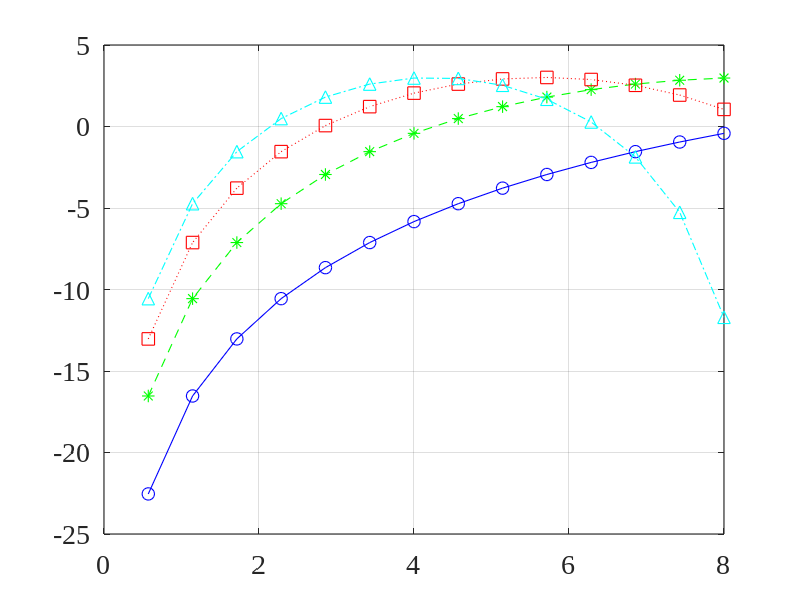
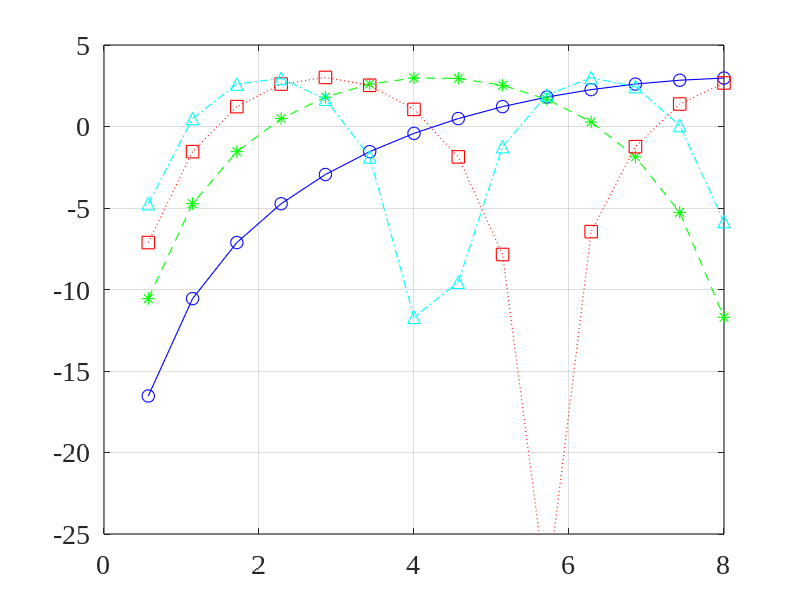
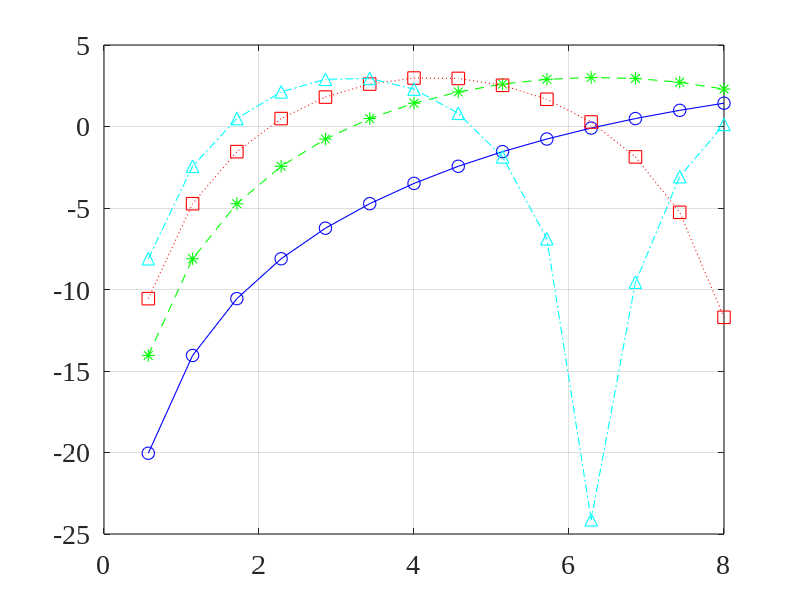
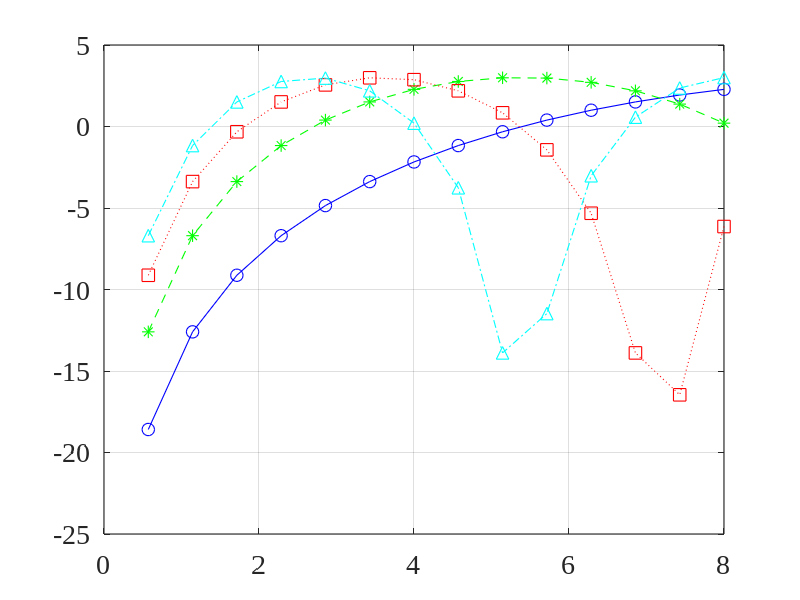

These charts were generated, in order, by the following MATLAB code:
close all; clc; clear all;
linewd = 0.8;
hcfontsize = 20;
MarkerSize=9;
c=340;

theta_d=0/180*pi;
M=2;     % number of microphones
[m_mat,n_mat]=meshgrid(1:M,1:M);

delta_values=[0.01 0.02 0.03 0.04];     % distance between microphones
f=linspace(0,8e3,15)';  % frequency

W1_dB_values=zeros(length(f),length(delta_values));
W2_dB_values=zeros(length(f),length(delta_values));
W3_dB_values=zeros(length(f),length(delta_values));
W4_dB_values=zeros(length(f),length(delta_values));

for idxD=1:length(delta_values)
    delta=delta_values(idxD);
    for idx_f=1:length(f)
        fk=f(idx_f);
        d=exp(-1i*2*pi*fk*delta/c*(0:M-1)'*cos(theta_d));
        Gamma0=sinc(2*fk*delta/c*(m_mat-n_mat));
        alpha11=0; % dipole
        h=1/(1-exp(1i*2*pi*fk*delta/c*(1-alpha11)))*[1; -exp(-1i*2*pi*fk*delta/c*alpha11)];
        W1_dB_values(idx_f,idxD)=10*log10(abs(h'*d)^2/(h'*h));
        alpha11=-1; % cardioid
        h=1/(1-exp(1i*2*pi*fk*delta/c*(1-alpha11)))*[1; -exp(-1i*2*pi*fk*delta/c*alpha11)];
        W2_dB_values(idx_f,idxD)=10*log10(abs(h'*d)^2/(h'*h));
        alpha11=-1/3; % hypercardioid
        h=1/(1-exp(1i*2*pi*fk*delta/c*(1-alpha11)))*[1; -exp(-1i*2*pi*fk*delta/c*alpha11)];
        W3_dB_values(idx_f,idxD)=10*log10(abs(h'*d)^2/(h'*h));
        alpha11=(1-3^0.5)/(3-3^0.5); % supercardioid
        h=1/(1-exp(1i*2*pi*fk*delta/c*(1-alpha11)))*[1; -exp(-1i*2*pi*fk*delta/c*alpha11)];
        W4_dB_values(idx_f,idxD)=10*log10(abs(h'*d)^2/(h'*h));
    end
end

figure
plot(f/1e3,W1_dB_values(:,1),'-bo','linewidth',linewd, 'MarkerSize',MarkerSize);
hold on
plot(f/1e3,W1_dB_values(:,2),'--g*','linewidth',linewd, 'MarkerSize',MarkerSize);
plot(f/1e3,W1_dB_values(:,3),':rs','linewidth',linewd, 'MarkerSize',MarkerSize);
plot(f/1e3,W1_dB_values(:,4),'-.c^','linewidth',linewd, 'MarkerSize',MarkerSize);
hold off
set(gca, 'Color', [1, 1, 1]);
set(gca, 'FontName', 'Times New Roman');
set(gca, 'FontSize', hcfontsize);
set(gca, 'LineWidth', linewd);
set(gca,'YLim',[-25 5]);
box on; grid on;

figure
plot(f/1e3,W2_dB_values(:,1),'-bo','linewidth',linewd, 'MarkerSize',MarkerSize);
hold on
plot(f/1e3,W2_dB_values(:,2),'--g*','linewidth',linewd, 'MarkerSize',MarkerSize);
plot(f/1e3,W2_dB_values(:,3),':rs','linewidth',linewd, 'MarkerSize',MarkerSize);
plot(f/1e3,W2_dB_values(:,4),'-.c^','linewidth',linewd, 'MarkerSize',MarkerSize);
hold off
set(gca, 'Color', [1, 1, 1]);
set(gca, 'FontName', 'Times New Roman');
set(gca, 'FontSize', hcfontsize);
set(gca, 'LineWidth', linewd);
set(gca,'YLim',[-25 5]);
box on; grid on;

figure
plot(f/1e3,W3_dB_values(:,1),'-bo','linewidth',linewd, 'MarkerSize',MarkerSize);
hold on
plot(f/1e3,W3_dB_values(:,2),'--g*','linewidth',linewd, 'MarkerSize',MarkerSize);
plot(f/1e3,W3_dB_values(:,3),':rs','linewidth',linewd, 'MarkerSize',MarkerSize);
plot(f/1e3,W3_dB_values(:,4),'-.c^','linewidth',linewd, 'MarkerSize',MarkerSize);
hold off
set(gca, 'Color', [1, 1, 1]);
set(gca, 'FontName', 'Times New Roman');
set(gca, 'FontSize', hcfontsize);
set(gca, 'LineWidth', linewd);
set(gca,'YLim',[-25 5]);
box on; grid on;

figure
plot(f/1e3,W4_dB_values(:,1),'-bo','linewidth',linewd, 'MarkerSize',MarkerSize);
hold on
plot(f/1e3,W4_dB_values(:,2),'--g*','linewidth',linewd, 'MarkerSize',MarkerSize);
plot(f/1e3,W4_dB_values(:,3),':rs','linewidth',linewd, 'MarkerSize',MarkerSize);
plot(f/1e3,W4_dB_values(:,4),'-.c^','linewidth',linewd, 'MarkerSize',MarkerSize);
hold off
set(gca, 'Color', [1, 1, 1]);
set(gca, 'FontName', 'Times New Roman');
set(gca, 'FontSize', hcfontsize);
set(gca, 'LineWidth', linewd);
set(gca,'YLim',[-25 5]);
box on; grid on;
